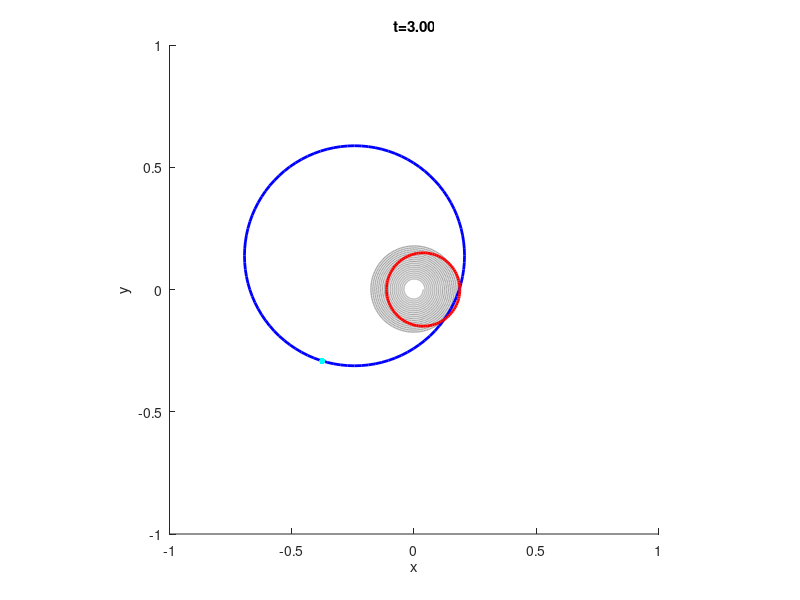
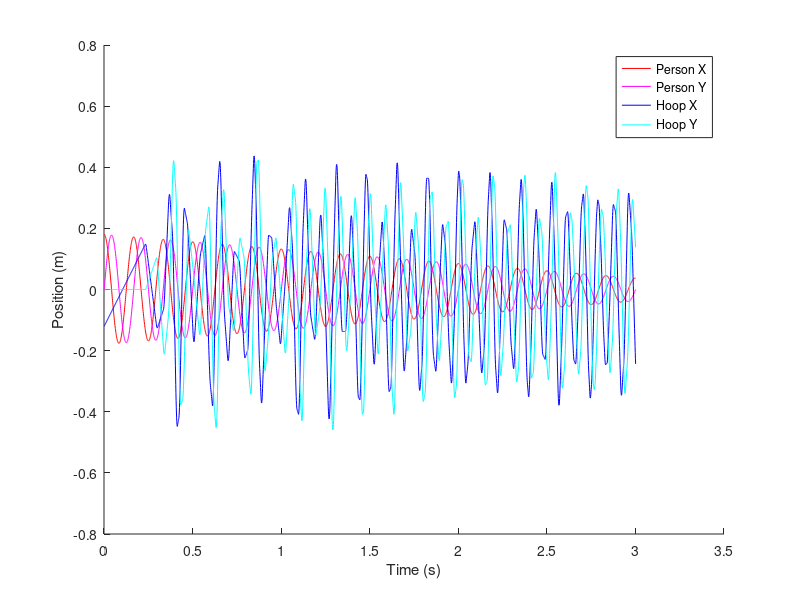
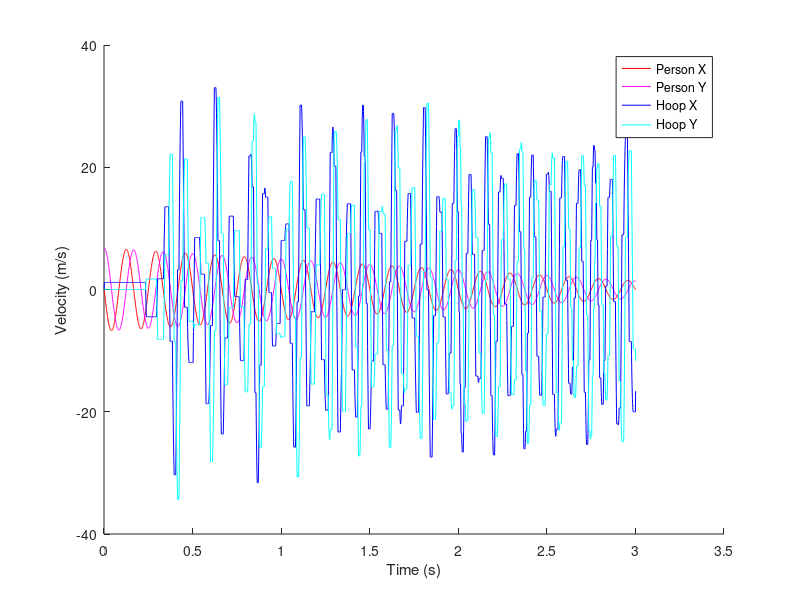
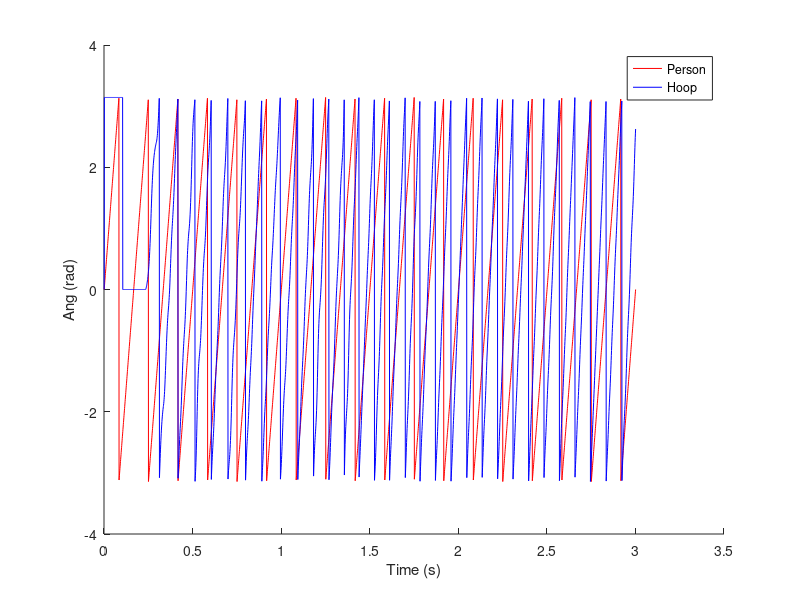

Here is the MATLAB script that generated these plots, in order:
%% Parameters

% Hoop
m_hoop = 0.5; % kg
R_hoop = 0.45; % m
I_hoop = m_hoop*R_hoop^2;

% Person
R_person = 0.15; % m
mu = 0.05; % [/]

% Simulation
t_lim = [0; 3];
dt = 0.001;
t = t_lim(1):dt:t_lim(2);
N = length(t);

% Spiral input (if not sweeping)
% NOTE: Keep upper / lower equal for simple ellipse
a_upper = R_hoop/2.5; % m         Initial radius on x-axis
a_lower = R_hoop/12; % m         Final radius on x-axis
b_upper = R_hoop/2.5; % m         Initial radius on y-axis
b_lower = R_hoop/12; % m         Final radius on y-axis
dphi = 12*pi; % rad/sec         Spin speed

% Run sweep
sweep = false;
R_sweep = R_hoop/10:R_hoop/80:R_hoop; % m
dphi_sweep = 2*pi:0.125*pi:10*pi; % m/s

if sweep
    phase_diff_res = zeros([length(R_sweep) length(dphi_sweep)]);
    rise_time_res = zeros([length(R_sweep) length(dphi_sweep)]);
else
    phase_diff_res = zeros([1 1]);
    rise_time_res = zeros([1 1]);
end

%% Run simulation
for R_i = 1:size(phase_diff_res, 1)
    for dphi_i = 1:size(phase_diff_res, 2)
        
        if sweep
            % Unpack circular parameters
            a = [R_sweep(R_i) R_sweep(R_i)];
            b = [R_sweep(R_i) R_sweep(R_i)];
            dphi_spiral = dphi_sweep(dphi_i);
        else
            % Generate spiral trajectory of person
            a = [a_upper a_lower]; % Change of x-axis radius from start to end
            b = [b_upper b_lower]; % Change of y-axis radius from start to end
            dphi_spiral = dphi;
        end
        
        % Calculate radius change over axes
        dr_a = (a(2)-a(1)) / t_lim(2);
        radius_a = a(1) + dr_a*t;
        dr_b = (b(2)-b(1)) / t_lim(2);
        radius_b = b(1) + dr_b*t;
        
        % Calculate angle change
        r_spiral = (radius_a.^2 + radius_b.^2).^0.5;
        dth_spiral = dphi_spiral*ones(size(r_spiral));
        th_spiral = zeros([1 N+1]);
        
        p_person = zeros([2 N]);    % [x, y] x N
        v_person = zeros([2 N]);    % [dx, dy] x N
        a_person = zeros([2 N]);    % [ddx, ddy] x N
        ang_person = zeros([1 N]);  % [atan(y,x)] x N
        
        % Iteratively calculate spiral trajectory
        for i = 1:N
            r_a = radius_a(i);
            r_b = radius_b(i);
            th = th_spiral(i);
            dth = dth_spiral(i);
            
            p_person(:,i) = [ r_a*cos(th) ;...
                              r_b*sin(th) ];
            v_person(:,i) = [ dr_a*cos(th) - r_a*sin(th)*dth ;...
                              dr_b*sin(th) + r_b*cos(th)*dth ];
            a_person(:,i) = [ -dr_a*sin(th)*dth - dr_a*sin(th)*dth - r_a*cos(th)*dth^2 ;...
                              dr_b*cos(th)*dth + dr_b*cos(th)*dth - r_b*sin(th)*dth^2 ];
            ang_person(i) = atan2(p_person(2,i), p_person(1,i));
        
            % Update angle for next step
            th_spiral(:, i+1) = th + dt*dth;
        end
        
        % Contact dynamics
        K_c = 850; % N/m
        D_c = 85; % N*s/m
        
        % Init hoop states
        p_hoop = zeros([3 N]);      % [x, y, phi] x N
        v_hoop = zeros([3 N]);      % [dx, dy, dphi] x N
        ang_hoop = zeros([1 N]);    % [atan(y,x)] x N
        
        % Set initial state of hoop
        % p_hoop(1:2, 1) = p_person(:,1) + [-R_person + R_hoop; 0]; % Start with 0 phase diff
        p_hoop(1:2, 1) = p_person(:,1) + [R_person - R_hoop; 0]; % Start with PI phase diff
        p_hoop(3, 1) = pi;
        ang_hoop(1) = 0;
        
        % Forward simulation (from person to hoop)
        F_contact = zeros([2 N]);
        ss_force_threshold = 125; % N
        phase_diff_log = zeros([1 N]);
        
        % Iterate for timesteps
        for i = 1:N-1
        
            % Carry over velocity
            v_hoop(:, i+1) = v_hoop(:,i);
        
            % Check if hoop and person are in contact
            dist_btwn = norm(p_person(:, i) - p_hoop(1:2, i));
            contact = (dist_btwn >= R_hoop - R_person) &&...
                        (dist_btwn <= R_hoop + R_person);
        
            % Apply force and torque to hoop if there's contact
            if contact
                % Planar collision
                v_plus = v_person(:, i+1);
                v_minus_hoop = v_hoop(1:2, i+1);
        
                % Collision force acts normal to the hoop
                normal = (p_person(:, i) - p_hoop(1:2, i)) / norm(p_person(:, i) - p_hoop(1:2, i));
        
                % Spring-damper collision model
                dx = dist_btwn - R_hoop + R_person;
                dv = norm(v_plus - v_minus_hoop);
                F_c = (K_c*dx + D_c*dv)*normal;
        
                % Tau is mu times normal component of F_c
                tau_c = norm(F_c)*R_hoop*mu;
                v_hoop(1:2, i+1) = dt*F_c/m_hoop + v_hoop(1:2, i+1);
                v_hoop(3, i+1) = dt*tau_c/I_hoop + v_hoop(3, i+1);
        
                % Save contact force for viewing
                F_contact(:,i) = F_c;
            end
        
            % Update hoop state
            p_hoop(:, i+1) = p_hoop(:,i) + dt*v_hoop(:,i+1);
            ang_hoop(i+1) = atan2(p_hoop(2,i+1), p_hoop(1,i+1));
        
            % Calculate and add to sum
            phase_diff_i = ang_hoop(i) - ang_person(i);
            phase_diff_i = mod((phase_diff_i + pi), 2*pi) - pi;
            phase_diff_log(i) = phase_diff_i;
        end

        % Determine when steady state is reached
        mavg_Fc = movmean(vecnorm(F_contact, 1),300);
        if sum(mavg_Fc > ss_force_threshold) > 0
            ss_index = find(mavg_Fc > ss_force_threshold,1) + 300;
            rise_time = dt*ss_index;
            phase_diff = mean(phase_diff_log(ss_index:end));
        else
            rise_time = inf;
            phase_diff = inf;
        end

        phase_diff_res(R_i, dphi_i) = phase_diff;
        rise_time_res(R_i, dphi_i) = rise_time;
    end
end

%% Display
if sweep == false
    
    watch_sim = true;
    if watch_sim
        % Plot trajectory
        hold on
        plot(p_person(1,:), p_person(2,:), '-', 'LineWidth', 1, 'Color', [0.65 0.65 0.65])
        
        % Prepare plot handles
        h_hoop = plot([0],[0],'b-','LineWidth',2);
        h_hoop_dot = plot([0],[0],'c.','MarkerSize',15);
        h_contact = plot([0],[0],'m-','LineWidth',2);
        h_person = plot([0],[0],'r-','LineWidth',2);
        
        xlabel('x'); ylabel('y');
        h_title = title('t=0.0s');
        
        axis equal
        axis([-1 1 -1 1]);
        
        % Precompute geometries
        th = 0:pi/50:2*pi;
        person_circle_x = R_person*cos(th);
        person_circle_y = R_person*sin(th);
        hoop_circle_x = R_hoop*cos(th);
        hoop_circle_y = R_hoop*sin(th);
        
        % For visualization purposes
        sim_speed = 10;
        
        % Step through and update animation
        for i = 1:N
            % Update time title
            set(h_title,'String',  sprintf('t=%.2f',t(i)) );
            
            % Plot bodies
            set(h_person,'XData', person_circle_x + p_person(1,i));
            set(h_person,'YData', person_circle_y + p_person(2,i));
        
            set(h_hoop_dot,'XData', [p_hoop(1,i) + R_hoop*cos(p_hoop(3,i))]);
            set(h_hoop_dot,'YData', [p_hoop(2,i) + R_hoop*sin(p_hoop(3,i))]);
            
            set(h_hoop,'XData', hoop_circle_x + p_hoop(1,i));
            set(h_hoop,'YData', hoop_circle_y + p_hoop(2,i));
        
            % Plot contact force
            normal = F_contact(:,i)/norm(F_contact(:,i));
            contact_vec_x = [0 0.15*normal(1)];
            contact_vec_y = [0 0.15*normal(2)];
            contact_point = p_hoop(1:2, i) + R_hoop*normal;
            set(h_contact,'XData', contact_vec_x + contact_point(1));
            set(h_contact,'YData', contact_vec_y + contact_point(2));
        
            % Pause sim between frames
            pause(dt/sim_speed)
        end
    
        hold off;
    end

    % Plot position
    figure;
    hold on;
    xlabel('Time (s)');
    ylabel('Position (m)');
    plot(dt*(1:N), p_person(1,:), 'r-');
    plot(dt*(1:N), p_person(2,:), 'm-');
    plot(dt*(1:N), p_hoop(1,:), 'b-');
    plot(dt*(1:N), p_hoop(2,:), 'c-');
    legend('Person X', 'Person Y', 'Hoop X', 'Hoop Y');
    hold off;

    % Plot velocity
    figure;
    hold on;
    xlabel('Time (s)');
    ylabel('Velocity (m/s)');
    plot(dt*(1:N), v_person(1,:), 'r-');
    plot(dt*(1:N), v_person(2,:), 'm-');
    plot(dt*(1:N), v_hoop(1,:), 'b-');
    plot(dt*(1:N), v_hoop(2,:), 'c-');
    legend('Person X', 'Person Y', 'Hoop X', 'Hoop Y');
    hold off;

    % Plot angles
    figure;
    hold on;
    xlabel('Time (s)');
    ylabel('Ang (rad)');
    plot(dt*(1:N), ang_person(1,:), 'r-');
    plot(dt*(1:N), ang_hoop(1,:), 'b-');
    legend('Person', 'Hoop');
    hold off;

    % Plot contact force
    figure;
    hold on;
    xlabel('Time (s)');
    ylabel('Force (N)');
    plot(dt*(1:N), F_contact(1,:), 'r-');
    plot(dt*(1:N), F_contact(2,:), 'b-');
    legend('X', 'Y');
    hold off;

else
    load('colormaps/rainbow.mat');
    load('colormaps/greenred.mat');

    % Plot sweep graphs
    figure, imagesc(R_sweep/R_hoop, dphi_sweep, rise_time_res');
    set(gca,'YDir','normal');
    colormap(greenred);
    colorbar;
    xlabel('Trajectory radius [/]');
    ylabel('Spin speed [rad/s]');
    title('Rise time of hoop [s]');

    figure, imagesc(R_sweep/R_hoop, dphi_sweep, phase_diff_res');
    set(gca,'YDir','normal');
    colormap(greenred);
    colorbar;
    xlabel('Trajectory radius [/]');
    ylabel('Spin speed [rad/s]');
    title('Phase difference [rad]');
end






